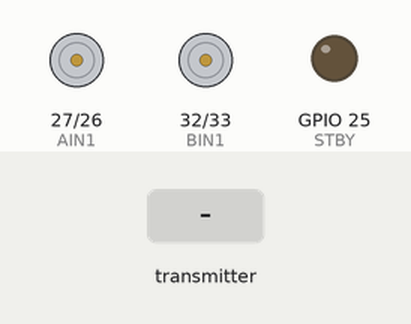
This sketch was run on a simulated ESP32. Parts: motor-driver pin pairs drawn as motors (green arrow = first pin HIGH = forward, orange = second pin HIGH = backward, longer = more drive, scaled by the enable pin, stopped while the standby pin is LOW), output pins drawn as LEDs (lit = HIGH). The test bench sets the inputs (shaded band). What the sketch prints to the serial monitor is not drawn.

Above: at 1.2 s.
1.3 s: the transmitter starts sending command = forward
At 2.4 s:
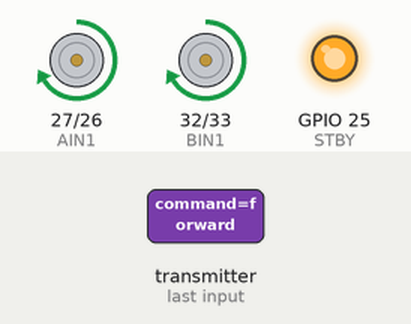
2.8 s: the transmitter starts sending command = back
At 3.3 s:
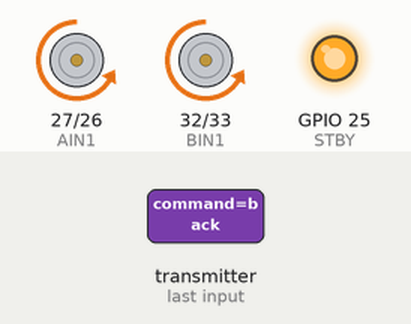
4.3 s: the transmitter starts sending command = left
At 5.5 s:
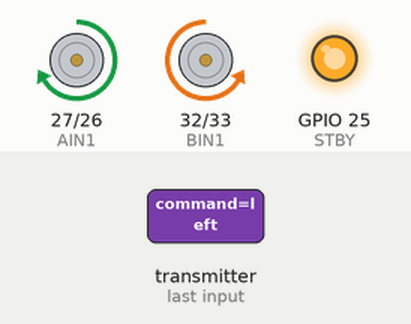
5.8 s: the transmitter starts sending command = right
At 6.8 s:
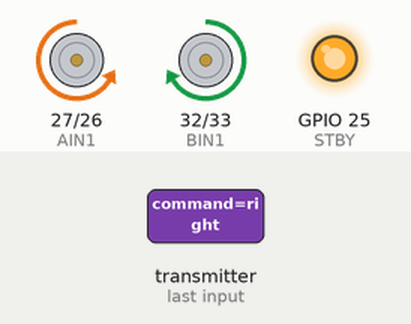
7.3 s: the transmitter starts sending command = stop
At 7.9 s:
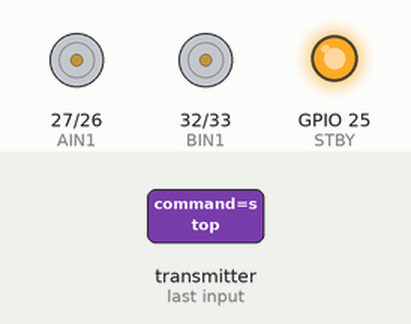
Timing chart, 0 to 9.8 s (numbered marks = the images above; inputs shaded):
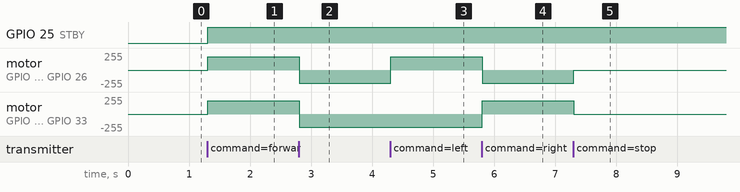

The sketch:

receiver-gcb-2.0.ino
```cpp
// Robot (Receiver) Code - Updated for a modern motor driver shield (e.g., TB6612FNG)
// This code runs on the ESP32 controlling the robot's motors.

#include <esp_now.h>
#include <WiFi.h>

//======================================================================
// ==> IMPORTANT: Pin Definitions for a common ESP32 Motor Shield (like TB6612FNG)
// Please verify these pins against the labels on your specific motor driver board.
//======================================================================

// Standby Pin - This must be HIGH to enable the motors
const int STBY = 25; // Standby pin

// Motor A (e.g., Right Motor)
const int PWMA = 14; // Speed control (PWM)
const int AIN1 = 27; // Direction control
const int AIN2 = 26; // Direction control

// Motor B (e.g., Left Motor)
const int PWMB = 12; // Speed control (PWM)
const int BIN1 = 32; // Direction control
const int BIN2 = 33; // Direction control

// Define a motor speed (0-255)
const int motorSpeed = 200; // Adjusted for better control, you can set it back to 255 if needed

// Variables for the continuous status check
unsigned long lastRecvTime = 0;
unsigned long lastCheckTime = 0;
const long checkInterval = 2000;      // Check status every 2 seconds
const long connectionTimeout = 3000; // Consider connection lost after 3 seconds

// This structure must be the same on the transmitter
typedef struct struct_message {
    char command[10];
} struct_message;

// Create a struct_message object
struct_message receivedCommand;

// Flag to track if we have successfully received data once
bool peerConnected = false;

// Function to control motors based on command
void motorControl(const char* command) {
    // Enable the motor driver board
    digitalWrite(STBY, HIGH);

    if (strcmp(command, "forward") == 0) {
        // Motor A (Right) Forward
        digitalWrite(AIN1, HIGH);
        digitalWrite(AIN2, LOW);
        analogWrite(PWMA, motorSpeed);
        // Motor B (Left) Forward
        digitalWrite(BIN1, HIGH);
        digitalWrite(BIN2, LOW);
        analogWrite(PWMB, motorSpeed);
    } else if (strcmp(command, "back") == 0) {
        // Motor A (Right) Backward
        digitalWrite(AIN1, LOW);
        digitalWrite(AIN2, HIGH);
        analogWrite(PWMA, motorSpeed);
        // Motor B (Left) Backward
        digitalWrite(BIN1, LOW);
        digitalWrite(BIN2, HIGH);
        analogWrite(PWMB, motorSpeed);
    } else if (strcmp(command, "left") == 0) {
        // Motor A (Right) Forward (to turn left)
        digitalWrite(AIN1, HIGH);
        digitalWrite(AIN2, LOW);
        analogWrite(PWMA, motorSpeed);
        // Motor B (Left) Backward
        digitalWrite(BIN1, LOW);
        digitalWrite(BIN2, HIGH);
        analogWrite(PWMB, motorSpeed);
    } else if (strcmp(command, "right") == 0) {
        // Motor A (Right) Backward (to turn right)
        digitalWrite(AIN1, LOW);
        digitalWrite(AIN2, HIGH);
        analogWrite(PWMA, motorSpeed);
        // Motor B (Left) Forward
        digitalWrite(BIN1, HIGH);
        digitalWrite(BIN2, LOW);
        analogWrite(PWMB, motorSpeed);
    } else if (strcmp(command, "stop") == 0) {
        // Stop both motors (coast)
        digitalWrite(AIN1, LOW);
        digitalWrite(AIN2, LOW);
        analogWrite(PWMA, 0);
        digitalWrite(BIN1, LOW);
        digitalWrite(BIN2, LOW);
        analogWrite(PWMB, 0);

        // You can also brake the motors by setting both IN pins HIGH
        // Or disable the driver completely by setting STBY to LOW
        // digitalWrite(STBY, LOW);
    }
}

// Callback function that will be executed when data is received
void OnDataRecv(const esp_now_recv_info_t * recv_info, const uint8_t *incomingData, int len) {
  // Update the timestamp every time we receive data
  lastRecvTime = millis();

  // Show a one-time connection message
  if (!peerConnected) {
    Serial.println("\n------------------------------------");
    Serial.println("Peering successful! Receiving data. ✅");
    Serial.println("------------------------------------");
    peerConnected = true;
  }

  memcpy(&receivedCommand, incomingData, sizeof(receivedCommand));
  Serial.print("Command Received: ");
  Serial.println(receivedCommand.command);

  // Control motors based on the received command
  motorControl(receivedCommand.command);
}

void setup() {
  Serial.begin(115200);

  // Set motor control pins as OUTPUTs
  pinMode(STBY, OUTPUT);
  pinMode(PWMA, OUTPUT);
  pinMode(AIN1, OUTPUT);
  pinMode(AIN2, OUTPUT);
  pinMode(PWMB, OUTPUT);
  pinMode(BIN1, OUTPUT);
  pinMode(BIN2, OUTPUT);

  // Set device as a Wi-Fi Station
  WiFi.mode(WIFI_STA);
  Serial.println("Robot Receiver Initialized.");
  Serial.print("My MAC Address is: ");
  Serial.println(WiFi.macAddress()); // Print MAC for the transmitter
  Serial.println("------------------------------------");


  // Initialize ESP-NOW
  if (esp_now_init() != ESP_OK) {
    Serial.println("Error initializing ESP-NOW");
    return;
  }

  // Register for the receive callback function
  esp_now_register_recv_cb(OnDataRecv);
}

void loop() {
  // Check if 2 seconds have passed since the last status check
  if (millis() - lastCheckTime > checkInterval) {
    lastCheckTime = millis(); // Update the last check time

    // ==> This logic provides feedback on the connection status.
    if (peerConnected) {
      // If we are connected, check if the connection is still active
      if (millis() - lastRecvTime < connectionTimeout) {
        Serial.println("[Status] Connection OK ✅");
      } else {
        Serial.println("[Status] WARNING: Connection lost! ❌");
        // Stop the robot for safety if connection is lost
        motorControl("stop");
      }
    } else {
      // If we have never connected, keep showing this message
      Serial.println("[Status] Waiting for initial connection...");
    }
  }
}
```

Measured:
- after the input at 1.3 s, GPIO 25 (STBY): LOW → HIGH at once; motor on GPIO 27 (AIN1) / GPIO 26 (AIN2), motor on GPIO 32 (BIN1) / GPIO 33 (BIN2): stopped → forward 200/255 at once
- after the input at 2.8 s, motor on GPIO 27 (AIN1) / GPIO 26 (AIN2), motor on GPIO 32 (BIN1) / GPIO 33 (BIN2): forward 200/255 → backward 200/255 at once
- after the input at 4.3 s, motor on GPIO 27 (AIN1) / GPIO 26 (AIN2): backward 200/255 → forward 200/255 at once
- after the input at 5.8 s, motor on GPIO 27 (AIN1) / GPIO 26 (AIN2): forward 200/255 → backward 200/255 at once; motor on GPIO 32 (BIN1) / GPIO 33 (BIN2): backward 200/255 → forward 200/255 at once
- after the input at 7.3 s, motor on GPIO 27 (AIN1) / GPIO 26 (AIN2): backward 200/255 → stopped at once; motor on GPIO 32 (BIN1) / GPIO 33 (BIN2): forward 200/255 → stopped at once
